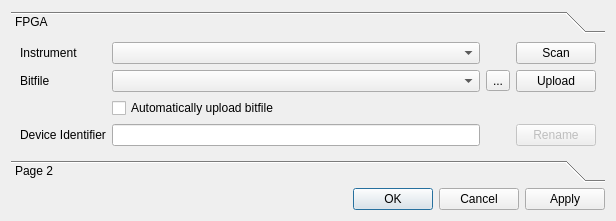
<?xml version="1.0" encoding="UTF-8"?>
<ui version="4.0">
 <class>Dialog</class>
 <widget class="QDialog" name="Dialog">
  <property name="geometry">
   <rect>
    <x>0</x>
    <y>0</y>
    <width>616</width>
    <height>221</height>
   </rect>
  </property>
  <property name="windowTitle">
   <string>Dialog</string>
  </property>
  <layout class="QVBoxLayout" name="verticalLayout_2">
   <item>
    <widget class="QToolBox" name="toolBox">
     <property name="currentIndex">
      <number>0</number>
     </property>
     <property name="tabSpacing">
      <number>0</number>
     </property>
     <widget class="QWidget" name="FPGApage">
      <property name="geometry">
       <rect>
        <x>0</x>
        <y>0</y>
        <width>598</width>
        <height>130</height>
       </rect>
      </property>
      <attribute name="label">
       <string>FPGA</string>
      </attribute>
      <layout class="QVBoxLayout" name="verticalLayout">
       <item>
        <layout class="QGridLayout" name="gridLayout">
         <item row="3" column="3">
          <widget class="QPushButton" name="renameButton">
           <property name="enabled">
            <bool>false</bool>
           </property>
           <property name="text">
            <string>Rename</string>
           </property>
          </widget>
         </item>
         <item row="1" column="0">
          <widget class="QLabel" name="label_2">
           <property name="text">
            <string>Bitfile</string>
           </property>
          </widget>
         </item>
         <item row="1" column="3">
          <widget class="QPushButton" name="uploadButton">
           <property name="text">
            <string>Upload</string>
           </property>
          </widget>
         </item>
         <item row="3" column="0">
          <widget class="QLabel" name="label_3">
           <property name="text">
            <string>Device Identifier</string>
           </property>
          </widget>
         </item>
         <item row="0" column="3">
          <widget class="QPushButton" name="pushButtonScan">
           <property name="text">
            <string>Scan</string>
           </property>
          </widget>
         </item>
         <item row="0" column="0">
          <widget class="QLabel" name="label">
           <property name="text">
            <string>Instrument</string>
           </property>
          </widget>
         </item>
         <item row="1" column="1">
          <widget class="QComboBox" name="comboBoxBitfiles"/>
         </item>
         <item row="2" column="1">
          <widget class="QCheckBox" name="checkBoxAutoUpload">
           <property name="text">
            <string>Automatically upload bitfile</string>
           </property>
          </widget>
         </item>
         <item row="1" column="2">
          <widget class="QToolButton" name="toolButtonOpenBitfile">
           <property name="text">
            <string>...</string>
           </property>
           <property name="icon">
            <iconset resource="Experiment.qrc">
             <normaloff>:/kde/icons/fileopen.png</normaloff>:/kde/icons/fileopen.png</iconset>
           </property>
          </widget>
         </item>
         <item row="3" column="1">
          <widget class="QLineEdit" name="identifierEdit"/>
         </item>
         <item row="0" column="1">
          <widget class="QComboBox" name="comboBoxInstruments">
           <property name="minimumSize">
            <size>
             <width>180</width>
             <height>0</height>
            </size>
           </property>
          </widget>
         </item>
        </layout>
       </item>
       <item>
        <spacer name="verticalSpacer_2">
         <property name="orientation">
          <enum>Qt::Vertical</enum>
         </property>
         <property name="sizeHint" stdset="0">
          <size>
           <width>20</width>
           <height>40</height>
          </size>
         </property>
        </spacer>
       </item>
      </layout>
     </widget>
     <widget class="QWidget" name="page_2">
      <property name="geometry">
       <rect>
        <x>0</x>
        <y>0</y>
        <width>598</width>
        <height>130</height>
       </rect>
      </property>
      <attribute name="label">
       <string>Page 2</string>
      </attribute>
     </widget>
    </widget>
   </item>
   <item>
    <layout class="QHBoxLayout" name="horizontalLayout">
     <item>
      <spacer name="horizontalSpacer">
       <property name="orientation">
        <enum>Qt::Horizontal</enum>
       </property>
       <property name="sizeHint" stdset="0">
        <size>
         <width>40</width>
         <height>20</height>
        </size>
       </property>
      </spacer>
     </item>
     <item>
      <widget class="QDialogButtonBox" name="buttonBox">
       <property name="orientation">
        <enum>Qt::Horizontal</enum>
       </property>
       <property name="standardButtons">
        <set>QDialogButtonBox::Apply|QDialogButtonBox::Cancel|QDialogButtonBox::Ok</set>
       </property>
      </widget>
     </item>
    </layout>
   </item>
  </layout>
 </widget>
 <resources>
  <include location="Experiment.qrc"/>
 </resources>
 <connections>
  <connection>
   <sender>buttonBox</sender>
   <signal>accepted()</signal>
   <receiver>Dialog</receiver>
   <slot>accept()</slot>
   <hints>
    <hint type="sourcelabel">
     <x>227</x>
     <y>60</y>
    </hint>
    <hint type="destinationlabel">
     <x>157</x>
     <y>69</y>
    </hint>
   </hints>
  </connection>
  <connection>
   <sender>buttonBox</sender>
   <signal>rejected()</signal>
   <receiver>Dialog</receiver>
   <slot>reject()</slot>
   <hints>
    <hint type="sourcelabel">
     <x>295</x>
     <y>60</y>
    </hint>
    <hint type="destinationlabel">
     <x>286</x>
     <y>69</y>
    </hint>
   </hints>
  </connection>
  <connection>
   <sender>buttonBox</sender>
   <signal>clicked(QAbstractButton*)</signal>
   <receiver>Dialog</receiver>
   <slot>apply(QAbstractButton*)</slot>
   <hints>
    <hint type="sourcelabel">
     <x>331</x>
     <y>59</y>
    </hint>
    <hint type="destinationlabel">
     <x>321</x>
     <y>43</y>
    </hint>
   </hints>
  </connection>
 </connections>
 <slots>
  <slot>apply(QAbstractButton*)</slot>
 </slots>
</ui>
